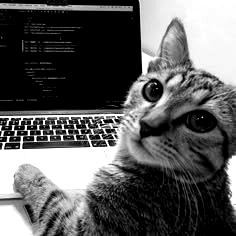
#> input picture data/source-photo-prepped.png, 236 x 236 px
$ python make_ascii_svg.py
#> lines starting #> are read from the running program, lines starting #| are printed output that depends on the picture
#!/usr/bin/env python3
"""
Convert a prepped photo to a self-typing monochrome ASCII SVG.
Each row animates left-to-right with a cursor effect.
"""

import sys
from pathlib import Path

try:
    from PIL import Image
    import numpy as np
except ImportError:
    import subprocess
    subprocess.run([sys.executable, '-m', 'pip', 'install', 'pillow', 'numpy'], check=True)
    from PIL import Image
    import numpy as np

# ASCII density ramp: bright (sparse) -> dark (dense)
RAMP = " .`:-=+*cs#%@"
WIDTH = 100
HEIGHT = 53


def image_to_ascii_grid(image_path):
    """Convert image to character grid based on brightness"""
    img = Image.open(image_path).convert('L')
    img = img.resize((WIDTH, HEIGHT), Image.LANCZOS)
    pixels = np.array(img)

    grid = []
    for y in range(HEIGHT):
        row = []
        for x in range(WIDTH):
            brightness = pixels[y, x]
            idx = int((255 - brightness) / 255 * (len(RAMP) - 1))
            idx = max(0, min(idx, len(RAMP) - 1))
            char = RAMP[idx]
            if char == ' ':
                row.append('\u00A0')  # non-breaking space
            else:
                row.append(char)
        grid.append(''.join(row))
        grid.append(''.join(row))
    return grid


def create_ascii_svg(grid, output_path, color='#c0c0c0', animate=True):
    """Create SVG with optional typing animation"""
    char_width = 10
    char_height = 12
    svg_width = WIDTH * char_width
    svg_height = HEIGHT * char_height

    if animate:
        anim_rows = []
        for y, row in enumerate(grid):
            delay = y * 0.05
            anim_rows.append(f'''
            <g>
                <animateTransform attributeName="transform" type="translate"
                    from="{svg_width} 0" to="0 0" dur="0.5s" begin="{delay:.2f}s" fill="freeze"/>
                <clipPath id="row-{y}">
                    <animateTransform attributeName="transform" type="translate"
                        from="{svg_width} 0" to="0 0" dur="0.5s" begin="{delay:.2f}s" fill="freeze"/>
                    <rect x="0" y="{y * char_height}" width="{svg_width}" height="{char_height}"/>
                </clipPath>
                <text x="5" y="{(y + 1) * char_height - 2}"
                    font-family="monospace" font-size="12" fill="{color}"
                    clip-path="url(#row-{y})">{row}</text>
            </g>''')
        content = '\n'.join(anim_rows)
    else:
        lines = []
        for y, row in enumerate(grid):
            lines.append(f'<text x="5" y="{(y + 1) * char_height - 2}" '
                        f'font-family="monospace" font-size="12" fill="{color}">{row}</text>')
        content = '\n'.join(lines)

    svg = f'''<?xml version="1.0" encoding="UTF-8"?>
<svg xmlns="http://www.w3.org/2000/svg" viewBox="0 0 {svg_width} {svg_height}"
     width="{svg_width}" height="{svg_height}">
    <rect width="100%" height="100%" fill="#0d1117"/>
    {content}
</svg>'''

    Path(output_path).write_text(svg)
    print(f"ASCII SVG saved to {output_path}")
    return output_path


def make_ascii_svg(input_path=None, output_path=None):
    """Main function to create ASCII portrait SVG"""
    if input_path is None:
        script_dir = Path(__file__).parent.parent
        # Try common naming patterns
        candidates = [
            script_dir / "data" / "source-prepped.png",
            script_dir / "data" / "source-photo-prepped.png",
            script_dir / "data" / "source-photo.jpg",
        ]
        input_path = None
        for c in candidates:
            if c.exists():
                input_path = c
                break
        if input_path is None:
            input_path = script_dir / "data" / "source-prepped.png"
    else:
        input_path = Path(input_path)

    if output_path is None:
        script_dir = Path(__file__).parent.parent
        output_path = script_dir / "ascii-portrait.svg"
    else:
        output_path = Path(output_path)

    if not input_path.exists():
        print(f"Error: {input_path} not found")
        print("Run prep_photo.py first to prepare your photo")
        return None

    print(f"Converting {input_path.name} to ASCII...")
    grid = image_to_ascii_grid(input_path)
#> in image_to_ascii_grid, img is the input picture: PIL image 236x236 L; min 0, max 255, mean 92.3
#> in image_to_ascii_grid, `img = img.resize((WIDTH, HEIGHT), Image.LANCZOS)`:
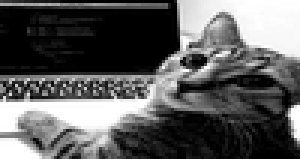
#> img: PIL image 100x53 L (shown 3 times larger); min 0, max 255, mean 92.5
#> after the loop in image_to_ascii_grid, `for y in range(HEIGHT):`: grid = 106 items
#> grid = 106 items
    create_ascii_svg(grid, output_path)
#> the loop in create_ascii_svg, `for y, row in enumerate(grid):` made 106 passes
#> delay on passes 1 to 12: 0, 0.05, 0.1, 0.15, 0.2, 0.25, 0.3, 0.35, 0.4, 0.45, 0.5, 0.55
    return output_path


if __name__ == "__main__":
    input_file = sys.argv[1] if len(sys.argv) > 1 else None
    output_file = sys.argv[2] if len(sys.argv) > 2 else None
    make_ascii_svg(input_file, output_file)

$ run again, with ascii-portrait.png copied over data/source-photo-prepped.png
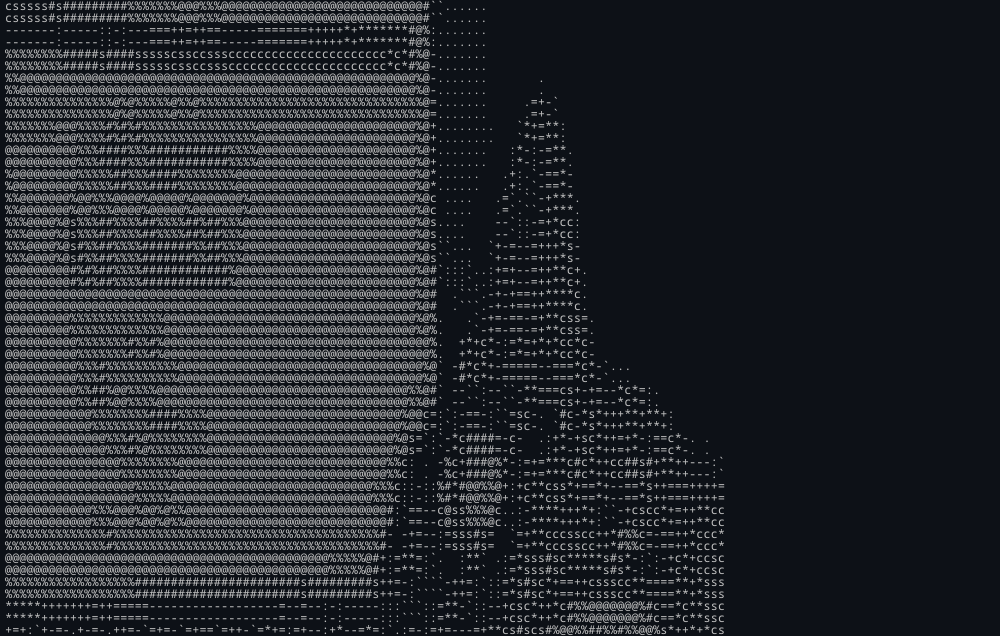
#> input picture ascii-portrait.png, 1000 x 636 px
#> in image_to_ascii_grid, `img = img.resize((WIDTH, HEIGHT), Image.LANCZOS)`:
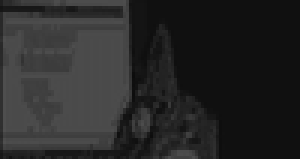
#> img: PIL image 100x53 L (shown 3 times larger); min 12, max 79, mean 39.9
#> after the loop in image_to_ascii_grid, `for y in range(HEIGHT):`: grid = 106 items
#> the loop in create_ascii_svg, `for y, row in enumerate(grid):` made 106 passes
#> delay on passes 1 to 8: 0, 0.05, 0.1, 0.15, 0.2, 0.25, 0.3, 0.35

$ run again, with contrib-heatmap.png copied over data/source-photo-prepped.png
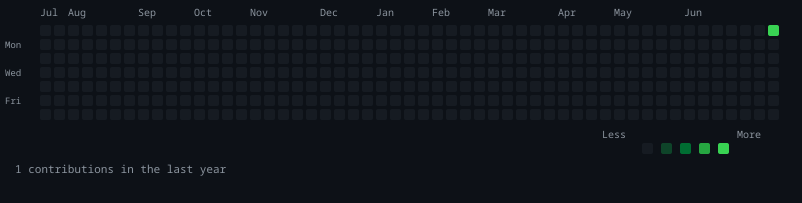
#> input picture contrib-heatmap.png, 802 x 203 px
#> in image_to_ascii_grid, `img = img.resize((WIDTH, HEIGHT), Image.LANCZOS)`:
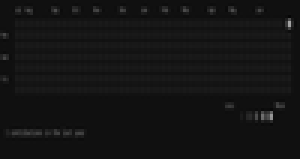
#> img: PIL image 100x53 L (shown 3 times larger); min 6, max 163, mean 19.8
#> after the loop in image_to_ascii_grid, `for y in range(HEIGHT):`: grid = 106 items
#> the loop in create_ascii_svg, `for y, row in enumerate(grid):` made 106 passes
#> delay on passes 1 to 8: 0, 0.05, 0.1, 0.15, 0.2, 0.25, 0.3, 0.35
